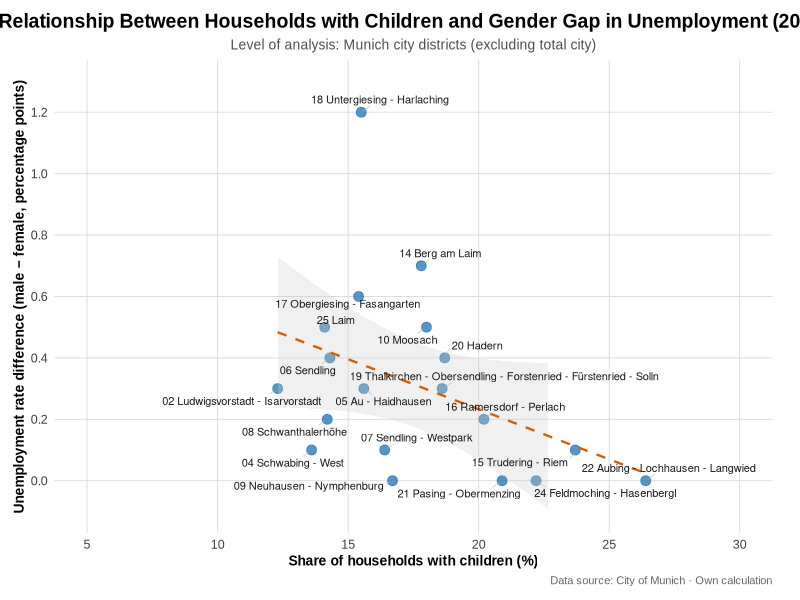

This chart was generated by the following R code:
library(readxl)
library(tidyverse)
library(ggrepel)


data_ar <- read_excel("data/raw/export_ar.xlsx", sheet = 2)

data_ar_clean <- data_ar %>%
  # Keep relevant columns only
  select(Indikator, Ausprägung, Jahr, Raumbezug, Indikatorwert) %>%
  # Filter for unemployment rate (male/female) in 2024
  filter(
    Indikator == "Arbeitslose - Anteil",
    Ausprägung %in% c("weiblich", "männlich"),
    Jahr == 2024
  ) %>%
  # Convert decimal commas to numeric values
  mutate(Indikatorwert = as.numeric(str_replace(Indikatorwert, ",", "."))) %>%
  # Pivot: male/female into separate columns
  pivot_wider(
    names_from = Ausprägung,
    values_from = Indikatorwert,
    names_prefix = "arbeitslos_"
  ) %>%
  # Compute gender difference (male - female)
  mutate(geschlechter_diff = arbeitslos_männlich - arbeitslos_weiblich) %>%
  # Exclude total city of Munich
  filter(Raumbezug != "Stadt München")


data_be <- read_excel("data/raw/export_be.xlsx", sheet = 2)

data_be_clean <- data_be %>%
  select(Indikator, Ausprägung, Jahr, Raumbezug, Indikatorwert) %>%
  filter(
    Indikator == "Haushalte mit Kindern",
    Ausprägung == "insgesamt",
    Jahr == 2024
  ) %>%
  mutate(Indikatorwert = as.numeric(str_replace(Indikatorwert, ",", "."))) %>%
  filter(Raumbezug != "Stadt München")



#  Merge datasets and visualize

df <- inner_join(data_ar_clean, data_be_clean, by = c("Jahr", "Raumbezug"))


#  Visualization: Regression between child-household share and gender gap in unemployment
ggplot(df, aes(x = Indikatorwert, y = geschlechter_diff, label = Raumbezug)) +
  
  # Points: semi-transparent blue
  geom_point(size = 3, color = "#2C7BB6", alpha = 0.8) +
  
  # Regression line: dashed orange, with soft confidence band
  geom_smooth(
    method = "lm",
    se = TRUE,
    color = "#D55E00",
    fill = "grey80",
    linetype = "dashed",
    linewidth = 0.8,
    alpha = 0.3
  ) +
  
  # District labels with light gray leader lines
  geom_text_repel(
    size = 2.8,
    color = "grey10",
    segment.color = "grey70",
    segment.size = 0.3,
    segment.alpha = 0.6,
    box.padding = 0.35,
    point.padding = 0.2,
    max.overlaps = 50,
    force = 4,
    min.segment.length = 0
  ) +
  
  # Axis scales
  scale_x_continuous(limits = c(5, 30), breaks = seq(5, 30, 5)) +
  scale_y_continuous(limits = c(-0.1, 1.3), breaks = seq(0, 1.2, 0.2)) +
  
  # Titles and labels
  labs(
    title = "Relationship Between Households with Children and Gender Gap in Unemployment (2024)",
    subtitle = "Level of analysis: Munich city districts (excluding total city)",
    x = "Share of households with children (%)",
    y = "Unemployment rate difference (male − female, percentage points)",
    caption = "Data source: City of Munich · Own calculation"
  ) +
  
  # Theme customization: smaller base font and balanced layout
  theme_minimal(base_size = 11, base_family = "Arial") +
  theme(
    plot.title = element_text(face = "bold", size = 14, hjust = 0.5, lineheight = 1.1),
    plot.subtitle = element_text(size = 10, hjust = 0.5, color = "grey30"),
    axis.title = element_text(size = 10, face = "bold"),
    axis.text = element_text(size = 9, color = "grey25"),
    panel.grid.major = element_line(color = "grey85", linewidth = 0.3),
    panel.grid.minor = element_blank(),
    plot.caption = element_text(size = 8, color = "grey40", hjust = 1),
    plot.margin = margin(10, 20, 10, 10)
  ) +
  coord_cartesian(expand = TRUE)
